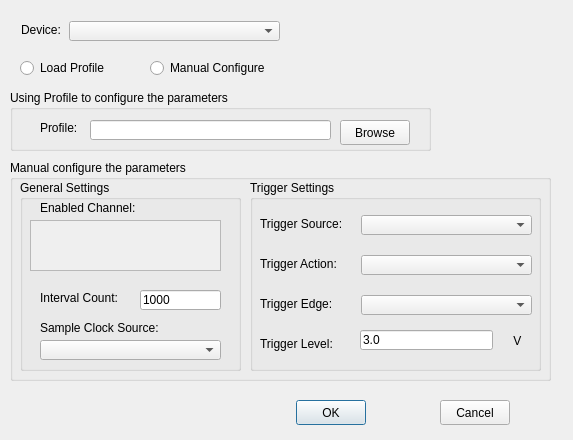
<?xml version="1.0" encoding="UTF-8"?>
<ui version="4.0">
 <class>ConfigureDialog</class>
 <widget class="QDialog" name="ConfigureDialog">
  <property name="enabled">
   <bool>true</bool>
  </property>
  <property name="geometry">
   <rect>
    <x>0</x>
    <y>0</y>
    <width>573</width>
    <height>440</height>
   </rect>
  </property>
  <property name="sizePolicy">
   <sizepolicy hsizetype="Fixed" vsizetype="Fixed">
    <horstretch>0</horstretch>
    <verstretch>0</verstretch>
   </sizepolicy>
  </property>
  <property name="minimumSize">
   <size>
    <width>349</width>
    <height>125</height>
   </size>
  </property>
  <property name="windowTitle">
   <string>Buffered PWM Output- Configuration</string>
  </property>
  <property name="sizeGripEnabled">
   <bool>false</bool>
  </property>
  <widget class="QComboBox" name="cmbDevice">
   <property name="enabled">
    <bool>true</bool>
   </property>
   <property name="geometry">
    <rect>
     <x>69</x>
     <y>21</y>
     <width>211</width>
     <height>20</height>
    </rect>
   </property>
   <property name="sizePolicy">
    <sizepolicy hsizetype="Expanding" vsizetype="Expanding">
     <horstretch>0</horstretch>
     <verstretch>0</verstretch>
    </sizepolicy>
   </property>
   <property name="layoutDirection">
    <enum>Qt::LeftToRight</enum>
   </property>
  </widget>
  <widget class="QLabel" name="lblDevice">
   <property name="geometry">
    <rect>
     <x>21</x>
     <y>22</y>
     <width>42</width>
     <height>16</height>
    </rect>
   </property>
   <property name="sizePolicy">
    <sizepolicy hsizetype="Fixed" vsizetype="Fixed">
     <horstretch>0</horstretch>
     <verstretch>0</verstretch>
    </sizepolicy>
   </property>
   <property name="text">
    <string>Device:</string>
   </property>
   <property name="buddy">
    <cstring>cmbDevice</cstring>
   </property>
  </widget>
  <widget class="QPushButton" name="btnOK">
   <property name="geometry">
    <rect>
     <x>296</x>
     <y>400</y>
     <width>70</width>
     <height>25</height>
    </rect>
   </property>
   <property name="text">
    <string>OK</string>
   </property>
  </widget>
  <widget class="QPushButton" name="btnCancel">
   <property name="geometry">
    <rect>
     <x>440</x>
     <y>400</y>
     <width>70</width>
     <height>25</height>
    </rect>
   </property>
   <property name="text">
    <string>Cancel</string>
   </property>
   <property name="autoDefault">
    <bool>false</bool>
   </property>
  </widget>
  <widget class="QGroupBox" name="groupBox_profile">
   <property name="geometry">
    <rect>
     <x>10</x>
     <y>90</y>
     <width>421</width>
     <height>61</height>
    </rect>
   </property>
   <property name="title">
    <string>Using Profile to configure the parameters</string>
   </property>
   <widget class="QLineEdit" name="txtProfilePath">
    <property name="geometry">
     <rect>
      <x>80</x>
      <y>30</y>
      <width>241</width>
      <height>20</height>
     </rect>
    </property>
    <property name="sizePolicy">
     <sizepolicy hsizetype="Expanding" vsizetype="Expanding">
      <horstretch>0</horstretch>
      <verstretch>0</verstretch>
     </sizepolicy>
    </property>
    <property name="dragEnabled">
     <bool>true</bool>
    </property>
   </widget>
   <widget class="QLabel" name="lblProfilePath">
    <property name="geometry">
     <rect>
      <x>30</x>
      <y>30</y>
      <width>48</width>
      <height>16</height>
     </rect>
    </property>
    <property name="sizePolicy">
     <sizepolicy hsizetype="Fixed" vsizetype="Fixed">
      <horstretch>0</horstretch>
      <verstretch>0</verstretch>
     </sizepolicy>
    </property>
    <property name="text">
     <string>Profile:</string>
    </property>
    <property name="buddy">
     <cstring>cmbDevice</cstring>
    </property>
   </widget>
   <widget class="QPushButton" name="btnBrowse">
    <property name="geometry">
     <rect>
      <x>330</x>
      <y>30</y>
      <width>70</width>
      <height>25</height>
     </rect>
    </property>
    <property name="text">
     <string>Browse</string>
    </property>
   </widget>
  </widget>
  <widget class="QGroupBox" name="groupBox_manual">
   <property name="geometry">
    <rect>
     <x>10</x>
     <y>160</y>
     <width>541</width>
     <height>221</height>
    </rect>
   </property>
   <property name="title">
    <string>Manual configure the parameters</string>
   </property>
   <widget class="QGroupBox" name="GeneralSettingsGroup">
    <property name="geometry">
     <rect>
      <x>10</x>
      <y>20</y>
      <width>221</width>
      <height>191</height>
     </rect>
    </property>
    <property name="title">
     <string>General Settings</string>
    </property>
    <widget class="QLabel" name="label_4">
     <property name="geometry">
      <rect>
       <x>20</x>
       <y>110</y>
       <width>90</width>
       <height>16</height>
      </rect>
     </property>
     <property name="sizePolicy">
      <sizepolicy hsizetype="Expanding" vsizetype="Expanding">
       <horstretch>0</horstretch>
       <verstretch>0</verstretch>
      </sizepolicy>
     </property>
     <property name="text">
      <string>Interval Count:</string>
     </property>
     <property name="scaledContents">
      <bool>false</bool>
     </property>
     <property name="wordWrap">
      <bool>false</bool>
     </property>
    </widget>
    <widget class="QLabel" name="label_6">
     <property name="geometry">
      <rect>
       <x>20</x>
       <y>140</y>
       <width>120</width>
       <height>16</height>
      </rect>
     </property>
     <property name="sizePolicy">
      <sizepolicy hsizetype="Expanding" vsizetype="Expanding">
       <horstretch>0</horstretch>
       <verstretch>0</verstretch>
      </sizepolicy>
     </property>
     <property name="text">
      <string>Sample Clock Source:</string>
     </property>
     <property name="scaledContents">
      <bool>false</bool>
     </property>
     <property name="wordWrap">
      <bool>false</bool>
     </property>
    </widget>
    <widget class="QLineEdit" name="txtIntervalCount">
     <property name="geometry">
      <rect>
       <x>120</x>
       <y>110</y>
       <width>81</width>
       <height>20</height>
      </rect>
     </property>
     <property name="text">
      <string>1000</string>
     </property>
    </widget>
    <widget class="QComboBox" name="cbxSampleClkSrc">
     <property name="geometry">
      <rect>
       <x>20</x>
       <y>160</y>
       <width>181</width>
       <height>20</height>
      </rect>
     </property>
    </widget>
    <widget class="QLabel" name="label_2">
     <property name="geometry">
      <rect>
       <x>20</x>
       <y>20</y>
       <width>101</width>
       <height>16</height>
      </rect>
     </property>
     <property name="text">
      <string>Enabled Channel:</string>
     </property>
     <property name="scaledContents">
      <bool>false</bool>
     </property>
     <property name="wordWrap">
      <bool>false</bool>
     </property>
    </widget>
    <widget class="QScrollArea" name="scrollArea">
     <property name="geometry">
      <rect>
       <x>10</x>
       <y>40</y>
       <width>191</width>
       <height>51</height>
      </rect>
     </property>
     <property name="widgetResizable">
      <bool>true</bool>
     </property>
     <widget class="QWidget" name="areaWidget">
      <property name="geometry">
       <rect>
        <x>0</x>
        <y>0</y>
        <width>189</width>
        <height>49</height>
       </rect>
      </property>
      <layout class="QHBoxLayout" name="horizontalLayout"/>
     </widget>
    </widget>
   </widget>
   <widget class="QGroupBox" name="TriggerSettingGroup">
    <property name="geometry">
     <rect>
      <x>240</x>
      <y>20</y>
      <width>291</width>
      <height>191</height>
     </rect>
    </property>
    <property name="title">
     <string>Trigger Settings</string>
    </property>
    <widget class="QLabel" name="label">
     <property name="geometry">
      <rect>
       <x>10</x>
       <y>33</y>
       <width>91</width>
       <height>21</height>
      </rect>
     </property>
     <property name="text">
      <string>Trigger Source:</string>
     </property>
    </widget>
    <widget class="QLabel" name="label_7">
     <property name="geometry">
      <rect>
       <x>10</x>
       <y>73</y>
       <width>91</width>
       <height>21</height>
      </rect>
     </property>
     <property name="text">
      <string>Trigger Action:</string>
     </property>
    </widget>
    <widget class="QLabel" name="label_8">
     <property name="geometry">
      <rect>
       <x>10</x>
       <y>113</y>
       <width>81</width>
       <height>21</height>
      </rect>
     </property>
     <property name="text">
      <string>Trigger Edge:</string>
     </property>
    </widget>
    <widget class="QLabel" name="label_9">
     <property name="geometry">
      <rect>
       <x>10</x>
       <y>153</y>
       <width>81</width>
       <height>21</height>
      </rect>
     </property>
     <property name="text">
      <string>Trigger Level:</string>
     </property>
    </widget>
    <widget class="QComboBox" name="cbxTrgSource">
     <property name="geometry">
      <rect>
       <x>111</x>
       <y>35</y>
       <width>171</width>
       <height>20</height>
      </rect>
     </property>
    </widget>
    <widget class="QComboBox" name="cbxTrgAction">
     <property name="geometry">
      <rect>
       <x>111</x>
       <y>75</y>
       <width>171</width>
       <height>20</height>
      </rect>
     </property>
    </widget>
    <widget class="QComboBox" name="cbxTrgEdge">
     <property name="geometry">
      <rect>
       <x>111</x>
       <y>115</y>
       <width>171</width>
       <height>20</height>
      </rect>
     </property>
    </widget>
    <widget class="QLineEdit" name="txtTrgLevel">
     <property name="geometry">
      <rect>
       <x>110</x>
       <y>150</y>
       <width>133</width>
       <height>20</height>
      </rect>
     </property>
     <property name="text">
      <string>3.0</string>
     </property>
    </widget>
    <widget class="QLabel" name="label_10">
     <property name="geometry">
      <rect>
       <x>260</x>
       <y>150</y>
       <width>21</width>
       <height>21</height>
      </rect>
     </property>
     <property name="text">
      <string> V</string>
     </property>
    </widget>
   </widget>
  </widget>
  <widget class="QRadioButton" name="radBtn_LoadProfile">
   <property name="geometry">
    <rect>
     <x>20</x>
     <y>60</y>
     <width>101</width>
     <height>16</height>
    </rect>
   </property>
   <property name="text">
    <string>Load Profile</string>
   </property>
  </widget>
  <widget class="QRadioButton" name="radBtn_ManualConfig">
   <property name="geometry">
    <rect>
     <x>150</x>
     <y>60</y>
     <width>131</width>
     <height>16</height>
    </rect>
   </property>
   <property name="text">
    <string>Manual Configure</string>
   </property>
  </widget>
 </widget>
 <tabstops>
  <tabstop>btnOK</tabstop>
  <tabstop>btnCancel</tabstop>
 </tabstops>
 <resources/>
 <connections/>
</ui>
